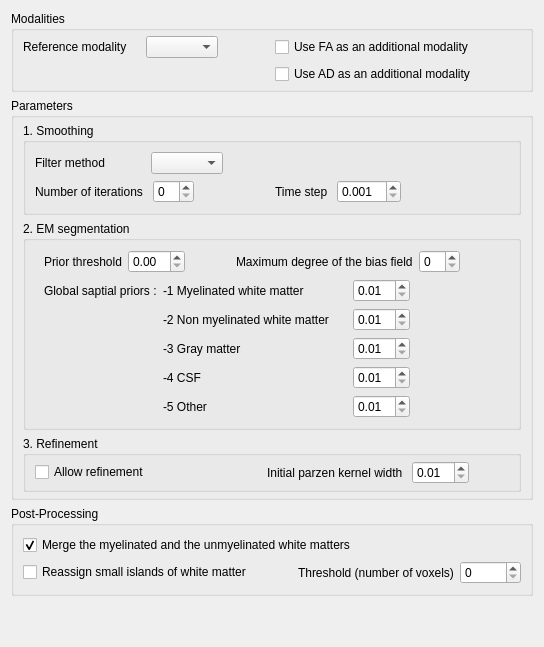
      <widget class="QWidget" name="tab_2">
       <attribute name="title">
        <string>Neoseg/ABC</string>
       </attribute>
       <layout class="QGridLayout" name="gridLayout_11">
        <item row="5" column="0">
         <widget class="QGroupBox" name="mergedSegmentation_groupBox">
          <property name="title">
           <string>Post-Processing</string>
          </property>
          <layout class="QVBoxLayout" name="verticalLayout_7">
           <item>
            <widget class="QCheckBox" name="computing3LabelsSeg_checkBox">
             <property name="text">
              <string>Merge the myelinated and the unmyelinated white matters</string>
             </property>
             <property name="checked">
              <bool>true</bool>
             </property>
            </widget>
           </item>
           <item>
            <widget class="QWidget" name="widget_23" native="true">
             <layout class="QHBoxLayout" name="horizontalLayout_12">
              <property name="margin">
               <number>0</number>
              </property>
              <item>
               <widget class="QCheckBox" name="reassigningWhite_checkBox">
                <property name="text">
                 <string>Reassign small islands of white matter</string>
                </property>
               </widget>
              </item>
              <item>
               <spacer name="horizontalSpacer_31">
                <property name="orientation">
                 <enum>Qt::Horizontal</enum>
                </property>
                <property name="sizeHint" stdset="0">
                 <size>
                  <width>40</width>
                  <height>20</height>
                 </size>
                </property>
               </spacer>
              </item>
              <item>
               <widget class="QLabel" name="label_15">
                <property name="text">
                 <string>Threshold (number of voxels)</string>
                </property>
               </widget>
              </item>
              <item>
               <widget class="QSpinBox" name="whiteThreshold_spinBox">
                <property name="maximum">
                 <number>10000</number>
                </property>
               </widget>
              </item>
             </layout>
            </widget>
           </item>
          </layout>
         </widget>
        </item>
        <item row="6" column="0">
         <spacer name="verticalSpacer_5">
          <property name="orientation">
           <enum>Qt::Vertical</enum>
          </property>
          <property name="sizeHint" stdset="0">
           <size>
            <width>20</width>
            <height>40</height>
           </size>
          </property>
         </spacer>
        </item>
        <item row="1" column="0">
         <widget class="QGroupBox" name="neosegParameters_groupBox">
          <property name="title">
           <string>Parameters</string>
          </property>
          <layout class="QVBoxLayout" name="verticalLayout_15">
           <property name="topMargin">
            <number>5</number>
           </property>
           <property name="bottomMargin">
            <number>5</number>
           </property>
           <item>
            <widget class="QGroupBox" name="groupBox_3">
             <property name="title">
              <string>1. Smoothing</string>
             </property>
             <layout class="QGridLayout" name="gridLayout_9">
              <property name="bottomMargin">
               <number>9</number>
              </property>
              <item row="0" column="0">
               <widget class="QWidget" name="widget_12" native="true">
                <layout class="QHBoxLayout" name="horizontalLayout_8">
                 <property name="margin">
                  <number>0</number>
                 </property>
                 <item>
                  <widget class="QLabel" name="label_11">
                   <property name="text">
                    <string>Filter method            </string>
                   </property>
                  </widget>
                 </item>
                 <item alignment="Qt::AlignLeft">
                  <widget class="QComboBox" name="filterMethod_comboBox"/>
                 </item>
                 <item>
                  <spacer name="horizontalSpacer_8">
                   <property name="orientation">
                    <enum>Qt::Horizontal</enum>
                   </property>
                   <property name="sizeHint" stdset="0">
                    <size>
                     <width>40</width>
                     <height>20</height>
                    </size>
                   </property>
                  </spacer>
                 </item>
                </layout>
               </widget>
              </item>
              <item row="1" column="0">
               <widget class="QWidget" name="widget_16" native="true">
                <layout class="QHBoxLayout" name="horizontalLayout_24">
                 <property name="margin">
                  <number>0</number>
                 </property>
                 <item>
                  <widget class="QLabel" name="label_2">
                   <property name="text">
                    <string>Number of iterations </string>
                   </property>
                  </widget>
                 </item>
                 <item alignment="Qt::AlignLeft">
                  <widget class="QSpinBox" name="numberOfIterations_spinBox">
                   <property name="value">
                    <number>0</number>
                   </property>
                  </widget>
                 </item>
                 <item>
                  <spacer name="horizontalSpacer_4">
                   <property name="orientation">
                    <enum>Qt::Horizontal</enum>
                   </property>
                   <property name="sizeHint" stdset="0">
                    <size>
                     <width>40</width>
                     <height>20</height>
                    </size>
                   </property>
                  </spacer>
                 </item>
                </layout>
               </widget>
              </item>
              <item row="1" column="3">
               <widget class="QWidget" name="widget_28" native="true">
                <layout class="QHBoxLayout" name="horizontalLayout_25">
                 <property name="margin">
                  <number>0</number>
                 </property>
                 <item>
                  <widget class="QLabel" name="label_3">
                   <property name="text">
                    <string>Time step </string>
                   </property>
                  </widget>
                 </item>
                 <item>
                  <widget class="QDoubleSpinBox" name="timeStep_spinBox">
                   <property name="decimals">
                    <number>3</number>
                   </property>
                   <property name="minimum">
                    <double>0.001000000000000</double>
                   </property>
                   <property name="value">
                    <double>0.001000000000000</double>
                   </property>
                  </widget>
                 </item>
                 <item>
                  <spacer name="horizontalSpacer_7">
                   <property name="orientation">
                    <enum>Qt::Horizontal</enum>
                   </property>
                   <property name="sizeHint" stdset="0">
                    <size>
                     <width>40</width>
                     <height>20</height>
                    </size>
                   </property>
                  </spacer>
                 </item>
                </layout>
               </widget>
              </item>
             </layout>
            </widget>
           </item>
           <item>
            <widget class="QGroupBox" name="groupBox_2">
             <property name="title">
              <string>2. EM segmentation</string>
             </property>
             <layout class="QVBoxLayout" name="verticalLayout_12">
              <property name="topMargin">
               <number>9</number>
              </property>
              <item>
               <widget class="QWidget" name="widget_14" native="true">
                <layout class="QHBoxLayout" name="horizontalLayout_27">
                 <property name="topMargin">
                  <number>0</number>
                 </property>
                 <property name="bottomMargin">
                  <number>0</number>
                 </property>
                 <item>
                  <widget class="QWidget" name="widget_30" native="true">
                   <layout class="QHBoxLayout" name="horizontalLayout_26">
                    <property name="margin">
                     <number>0</number>
                    </property>
                    <item>
                     <widget class="QLabel" name="label_13">
                      <property name="text">
                       <string>Prior threshold</string>
                      </property>
                     </widget>
                    </item>
                    <item>
                     <widget class="QDoubleSpinBox" name="priorThreshold_spinBox">
                      <property name="singleStep">
                       <double>0.100000000000000</double>
                      </property>
                      <property name="value">
                       <double>0.000000000000000</double>
                      </property>
                     </widget>
                    </item>
                    <item>
                     <spacer name="horizontalSpacer_6">
                      <property name="orientation">
                       <enum>Qt::Horizontal</enum>
                      </property>
                      <property name="sizeHint" stdset="0">
                       <size>
                        <width>40</width>
                        <height>20</height>
                       </size>
                      </property>
                     </spacer>
                    </item>
                   </layout>
                  </widget>
                 </item>
                 <item>
                  <widget class="QWidget" name="widget_31" native="true">
                   <layout class="QHBoxLayout" name="horizontalLayout_28">
                    <property name="margin">
                     <number>0</number>
                    </property>
                    <item>
                     <widget class="QLabel" name="label_10">
                      <property name="text">
                       <string>Maximum degree of the bias field</string>
                      </property>
                     </widget>
                    </item>
                    <item>
                     <widget class="QSpinBox" name="maxDegree_spinBox">
                      <property name="value">
                       <number>0</number>
                      </property>
                     </widget>
                    </item>
                    <item>
                     <spacer name="horizontalSpacer_25">
                      <property name="orientation">
                       <enum>Qt::Horizontal</enum>
                      </property>
                      <property name="sizeHint" stdset="0">
                       <size>
                        <width>40</width>
                        <height>20</height>
                       </size>
                      </property>
                     </spacer>
                    </item>
                   </layout>
                  </widget>
                 </item>
                </layout>
               </widget>
              </item>
              <item>
               <widget class="QWidget" name="widget_17" native="true">
                <layout class="QGridLayout" name="gridLayout_5">
                 <property name="topMargin">
                  <number>0</number>
                 </property>
                 <property name="bottomMargin">
                  <number>0</number>
                 </property>
                 <item row="1" column="1">
                  <widget class="QLabel" name="label_4">
                   <property name="text">
                    <string>-2 Non myelinated white matter</string>
                   </property>
                  </widget>
                 </item>
                 <item row="0" column="1">
                  <widget class="QLabel" name="label_5">
                   <property name="text">
                    <string>-1 Myelinated white matter             </string>
                   </property>
                  </widget>
                 </item>
                 <item row="2" column="2">
                  <widget class="QDoubleSpinBox" name="prior3_spinBox">
                   <property name="minimum">
                    <double>0.010000000000000</double>
                   </property>
                   <property name="singleStep">
                    <double>0.100000000000000</double>
                   </property>
                   <property name="value">
                    <double>0.010000000000000</double>
                   </property>
                  </widget>
                 </item>
                 <item row="0" column="0">
                  <widget class="QLabel" name="label_8">
                   <property name="text">
                    <string>Global saptial priors :</string>
                   </property>
                  </widget>
                 </item>
                 <item row="1" column="2">
                  <widget class="QDoubleSpinBox" name="prior2_spinBox">
                   <property name="minimum">
                    <double>0.010000000000000</double>
                   </property>
                   <property name="singleStep">
                    <double>0.100000000000000</double>
                   </property>
                   <property name="value">
                    <double>0.010000000000000</double>
                   </property>
                  </widget>
                 </item>
                 <item row="4" column="2">
                  <widget class="QDoubleSpinBox" name="prior5_spinBox">
                   <property name="minimum">
                    <double>0.010000000000000</double>
                   </property>
                   <property name="singleStep">
                    <double>0.100000000000000</double>
                   </property>
                   <property name="value">
                    <double>0.010000000000000</double>
                   </property>
                  </widget>
                 </item>
                 <item row="0" column="2">
                  <widget class="QDoubleSpinBox" name="prior1_spinBox">
                   <property name="minimum">
                    <double>0.010000000000000</double>
                   </property>
                   <property name="singleStep">
                    <double>0.100000000000000</double>
                   </property>
                   <property name="value">
                    <double>0.010000000000000</double>
                   </property>
                  </widget>
                 </item>
                 <item row="2" column="1">
                  <widget class="QLabel" name="label_9">
                   <property name="text">
                    <string>-3 Gray matter</string>
                   </property>
                  </widget>
                 </item>
                 <item row="4" column="1">
                  <widget class="QLabel" name="label_6">
                   <property name="text">
                    <string>-5 Other</string>
                   </property>
                  </widget>
                 </item>
                 <item row="3" column="1">
                  <widget class="QLabel" name="label_7">
                   <property name="text">
                    <string>-4 CSF</string>
                   </property>
                  </widget>
                 </item>
                 <item row="3" column="2">
                  <widget class="QDoubleSpinBox" name="prior4_spinBox">
                   <property name="minimum">
                    <double>0.010000000000000</double>
                   </property>
                   <property name="singleStep">
                    <double>0.100000000000000</double>
                   </property>
                   <property name="value">
                    <double>0.010000000000000</double>
                   </property>
                  </widget>
                 </item>
                 <item row="2" column="3">
                  <spacer name="horizontalSpacer_5">
                   <property name="orientation">
                    <enum>Qt::Horizontal</enum>
                   </property>
                   <property name="sizeHint" stdset="0">
                    <size>
                     <width>40</width>
                     <height>20</height>
                    </size>
                   </property>
                  </spacer>
                 </item>
                </layout>
               </widget>
              </item>
             </layout>
            </widget>
           </item>
           <item>
            <widget class="QGroupBox" name="groupBox_4">
             <property name="title">
              <string>3. Refinement</string>
             </property>
             <layout class="QHBoxLayout" name="horizontalLayout_31">
              <property name="topMargin">
               <number>5</number>
              </property>
              <property name="bottomMargin">
               <number>5</number>
              </property>
              <item>
               <widget class="QWidget" name="widget_33" native="true">
                <layout class="QHBoxLayout" name="horizontalLayout_30">
                 <property name="margin">
                  <number>0</number>
                 </property>
                 <item>
                  <widget class="QCheckBox" name="refinement_checkBox">
                   <property name="text">
                    <string>Allow refinement</string>
                   </property>
                  </widget>
                 </item>
                 <item>
                  <spacer name="horizontalSpacer_3">
                   <property name="orientation">
                    <enum>Qt::Horizontal</enum>
                   </property>
                   <property name="sizeHint" stdset="0">
                    <size>
                     <width>40</width>
                     <height>20</height>
                    </size>
                   </property>
                  </spacer>
                 </item>
                </layout>
               </widget>
              </item>
              <item>
               <widget class="QWidget" name="widget_32" native="true">
                <layout class="QHBoxLayout" name="horizontalLayout_29">
                 <property name="margin">
                  <number>0</number>
                 </property>
                 <item>
                  <widget class="QLabel" name="label_12">
                   <property name="text">
                    <string>Initial parzen kernel width </string>
                   </property>
                  </widget>
                 </item>
                 <item>
                  <widget class="QDoubleSpinBox" name="initialParzenKernelWidth_spinBox">
                   <property name="minimum">
                    <double>0.010000000000000</double>
                   </property>
                   <property name="value">
                    <double>0.010000000000000</double>
                   </property>
                  </widget>
                 </item>
                 <item>
                  <spacer name="horizontalSpacer_26">
                   <property name="orientation">
                    <enum>Qt::Horizontal</enum>
                   </property>
                   <property name="sizeHint" stdset="0">
                    <size>
                     <width>40</width>
                     <height>20</height>
                    </size>
                   </property>
                  </spacer>
                 </item>
                </layout>
               </widget>
              </item>
             </layout>
            </widget>
           </item>
          </layout>
         </widget>
        </item>
        <item row="0" column="0">
         <widget class="QGroupBox" name="neosegModalities_groupBox">
          <property name="title">
           <string>Modalities</string>
          </property>
          <layout class="QGridLayout" name="gridLayout_8">
           <property name="topMargin">
            <number>5</number>
           </property>
           <property name="bottomMargin">
            <number>5</number>
           </property>
           <item row="1" column="4">
            <widget class="QWidget" name="widget_45" native="true">
             <layout class="QHBoxLayout" name="horizontalLayout_37">
              <property name="margin">
               <number>0</number>
              </property>
              <item>
               <widget class="QCheckBox" name="usingAD_checkBox">
                <property name="text">
                 <string>Use AD as an additional modality </string>
                </property>
                <property name="checked">
                 <bool>false</bool>
                </property>
               </widget>
              </item>
              <item>
               <spacer name="horizontalSpacer_13">
                <property name="orientation">
                 <enum>Qt::Horizontal</enum>
                </property>
                <property name="sizeHint" stdset="0">
                 <size>
                  <width>40</width>
                  <height>20</height>
                 </size>
                </property>
               </spacer>
              </item>
             </layout>
            </widget>
           </item>
           <item row="0" column="4">
            <widget class="QWidget" name="widget_44" native="true">
             <layout class="QHBoxLayout" name="horizontalLayout_36">
              <property name="margin">
               <number>0</number>
              </property>
              <item>
               <widget class="QCheckBox" name="usingFA_checkBox">
                <property name="text">
                 <string>Use FA as an additional modality </string>
                </property>
                <property name="checked">
                 <bool>false</bool>
                </property>
               </widget>
              </item>
              <item>
               <spacer name="horizontalSpacer_24">
                <property name="orientation">
                 <enum>Qt::Horizontal</enum>
                </property>
                <property name="sizeHint" stdset="0">
                 <size>
                  <width>40</width>
                  <height>20</height>
                 </size>
                </property>
               </spacer>
              </item>
             </layout>
            </widget>
           </item>
           <item row="0" column="0">
            <widget class="QWidget" name="widget_18" native="true">
             <layout class="QHBoxLayout" name="horizontalLayout_10">
              <property name="margin">
               <number>0</number>
              </property>
              <item>
               <widget class="QLabel" name="label_36">
                <property name="text">
                 <string>Reference modality    </string>
                </property>
               </widget>
              </item>
              <item>
               <widget class="QComboBox" name="referenceModality_comboBox"/>
              </item>
              <item>
               <spacer name="horizontalSpacer_28">
                <property name="orientation">
                 <enum>Qt::Horizontal</enum>
                </property>
                <property name="sizeHint" stdset="0">
                 <size>
                  <width>40</width>
                  <height>20</height>
                 </size>
                </property>
               </spacer>
              </item>
             </layout>
            </widget>
           </item>
          </layout>
         </widget>
        </item>
       </layout>
      </widget>
